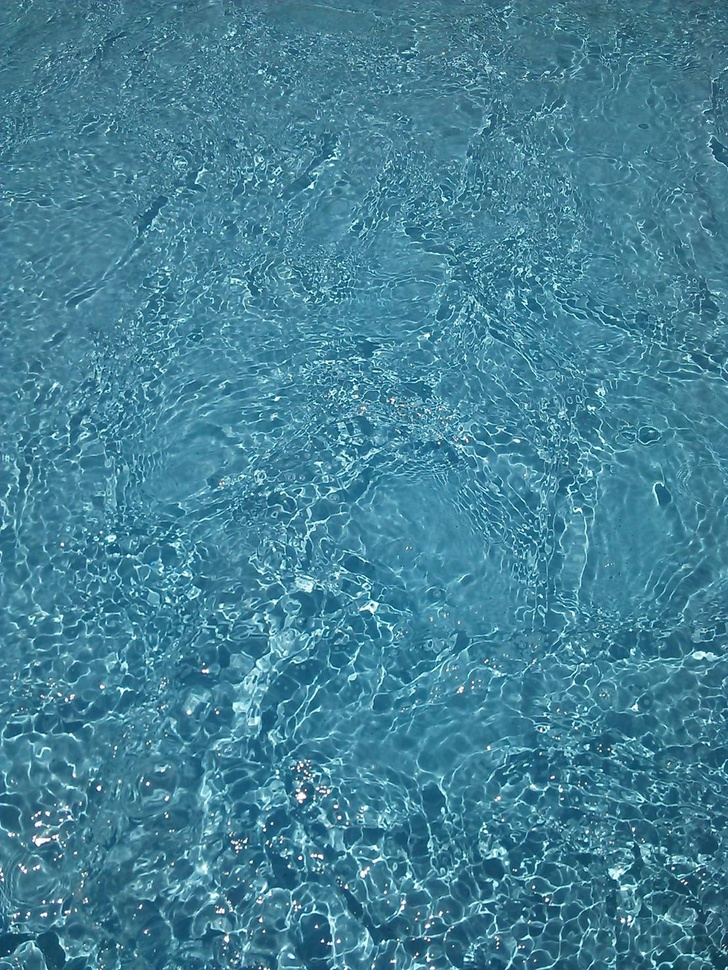
#> input picture CG_python/10/73599.jpg, 728 x 970 px, shrunk from 1108 x 1477 before the run
$ python 10-5.py
#> lines starting #> are read from the running program, lines starting #| are printed output that depends on the picture
#!/usr/bin/python
'''
    OpenCV seamlessCloning : Normal vs Mixed
    Copyright 2015 by Satya Mallick <spmallick@gmail.com>

'''
import cv2
import os
import numpy as np

# Read images : src image will be cloned into dst
im = cv2.imread(os.path.dirname(os.path.abspath(__file__))+"/73599.jpg")
#> im is the input picture: shape (970, 728, 3); mean B, G, R 151.9, 130, 67.9
obj= cv2.imread(os.path.dirname(os.path.abspath(__file__))+"/HORSE.bmp")
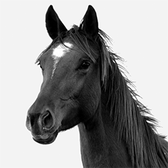
#> input picture CG_python/10/HORSE.bmp, 168 x 168 px, shrunk from 256 x 256 before the run
#> obj is the input picture: shape (168, 168, 3); min 0, max 255, mean 153.8
obj1= cv2.imread(os.path.dirname(os.path.abspath(__file__))+"/boy1.jpg")
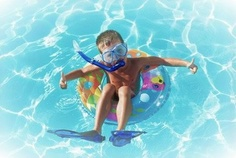
#> input picture CG_python/10/boy1.jpg, 236 x 158 px, shrunk from 360 x 240 before the run
#> obj1 is the input picture: shape (158, 236, 3); mean B, G, R 210.8, 203, 142.8
obj2= cv2.imread(os.path.dirname(os.path.abspath(__file__))+"/airplane.jpg")
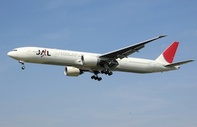
#> input picture CG_python/10/airplane.jpg, 197 x 127 px, shrunk from 300 x 194 before the run
#> obj2 is the input picture: shape (127, 197, 3); mean B, G, R 182.9, 156, 133.7
obj3= cv2.imread(os.path.dirname(os.path.abspath(__file__))+"/boy.jpg",cv2.IMREAD_GRAYSCALE)
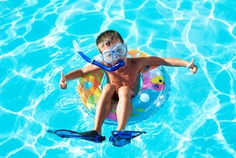
#> input picture CG_python/10/boy.jpg, 236 x 158 px, shrunk from 360 x 240 before the run
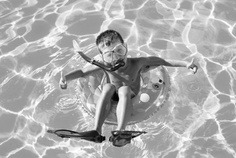
#> obj3: shape (158, 236); min 0, max 255, mean 172.5

# Create an all white mask
mask = 255 * np.ones(obj.shape, obj.dtype)
mask1 = 255 * np.ones(obj1.shape, obj1.dtype)
mask2 = 255 * np.ones(obj2.shape, obj2.dtype)
mask3 = 255 * np.ones(obj2.shape, obj2.dtype)
# The location of the center of the src in the dst
width, height, channels = im.shape
#> width = 970; height = 728; channels = 3
center = (int(height/2), int(width/2))
#> center = (364, 485)
center1 = (int(height/3), int(width/3))
#> center1 = (242, 323)
center2 = (int(height/3), int(width*2/3))
#> center2 = (242, 646)
center3 = (int(height*2/3), int(width*2/3))
#> center3 = (485, 646)

# Seamlessly clone src into dst and put the results in output
normal_clone = cv2.seamlessClone(obj, im, mask, center1, cv2.NORMAL_CLONE)
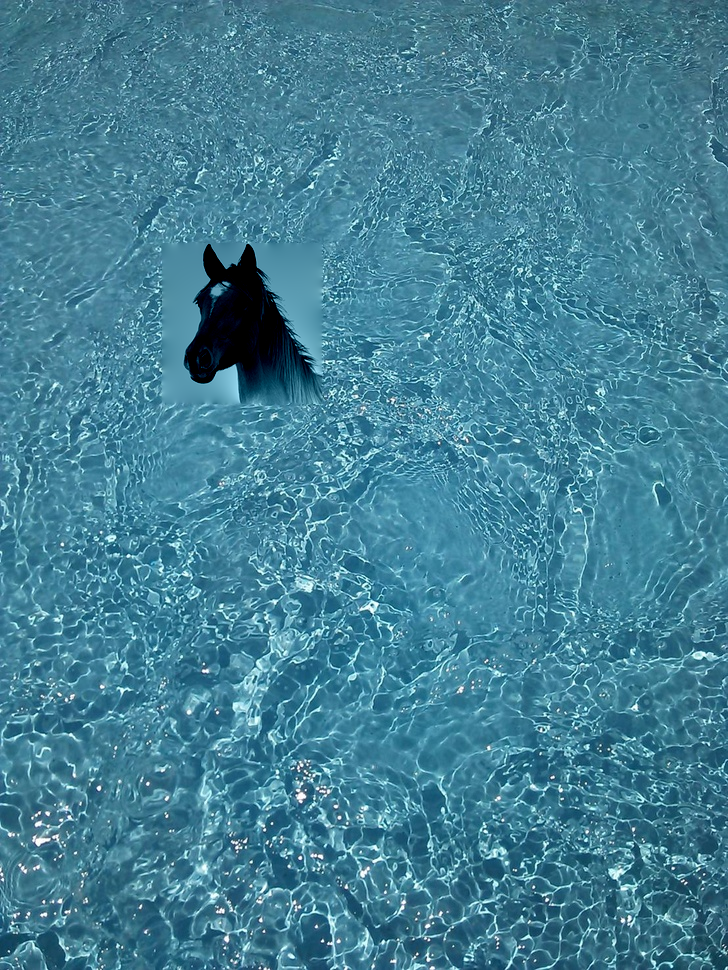
#> normal_clone: shape (970, 728, 3); mean B, G, R 149.8, 128.1, 66.8
mixed_clone = cv2.seamlessClone(obj, im, mask, center, cv2.MIXED_CLONE)
mixed_clone1 = cv2.seamlessClone(obj1, mixed_clone, mask1, center1, cv2.MIXED_CLONE)
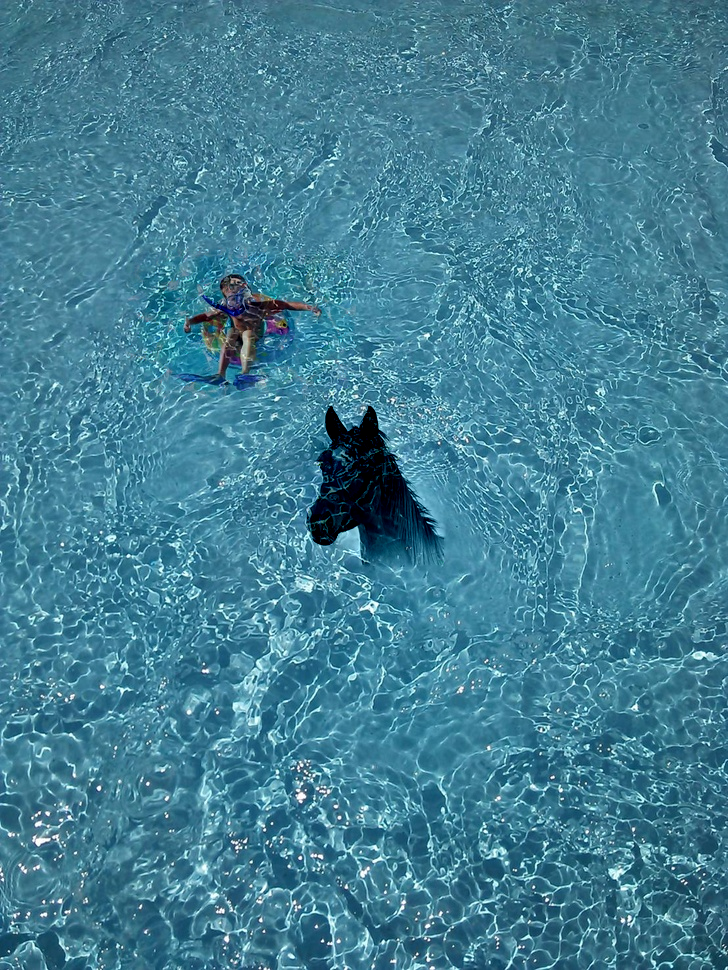
#> mixed_clone1: shape (970, 728, 3); mean B, G, R 149, 127.3, 66.2
mixed_clone2 = cv2.seamlessClone(obj2, mixed_clone1, mask2, center2, cv2.MIXED_CLONE)
mixed_clone3 = cv2.seamlessClone(obj3, mixed_clone2, mask3, center3, cv2.MIXED_CLONE)
# Write results
#cv2.imwrite(os.path.dirname(os.path.abspath(__file__))+"/10-5_1.bmp", normal_clone1)
cv2.imwrite(os.path.dirname(os.path.abspath(__file__))+"/10-5_2.bmp", mixed_clone3)
